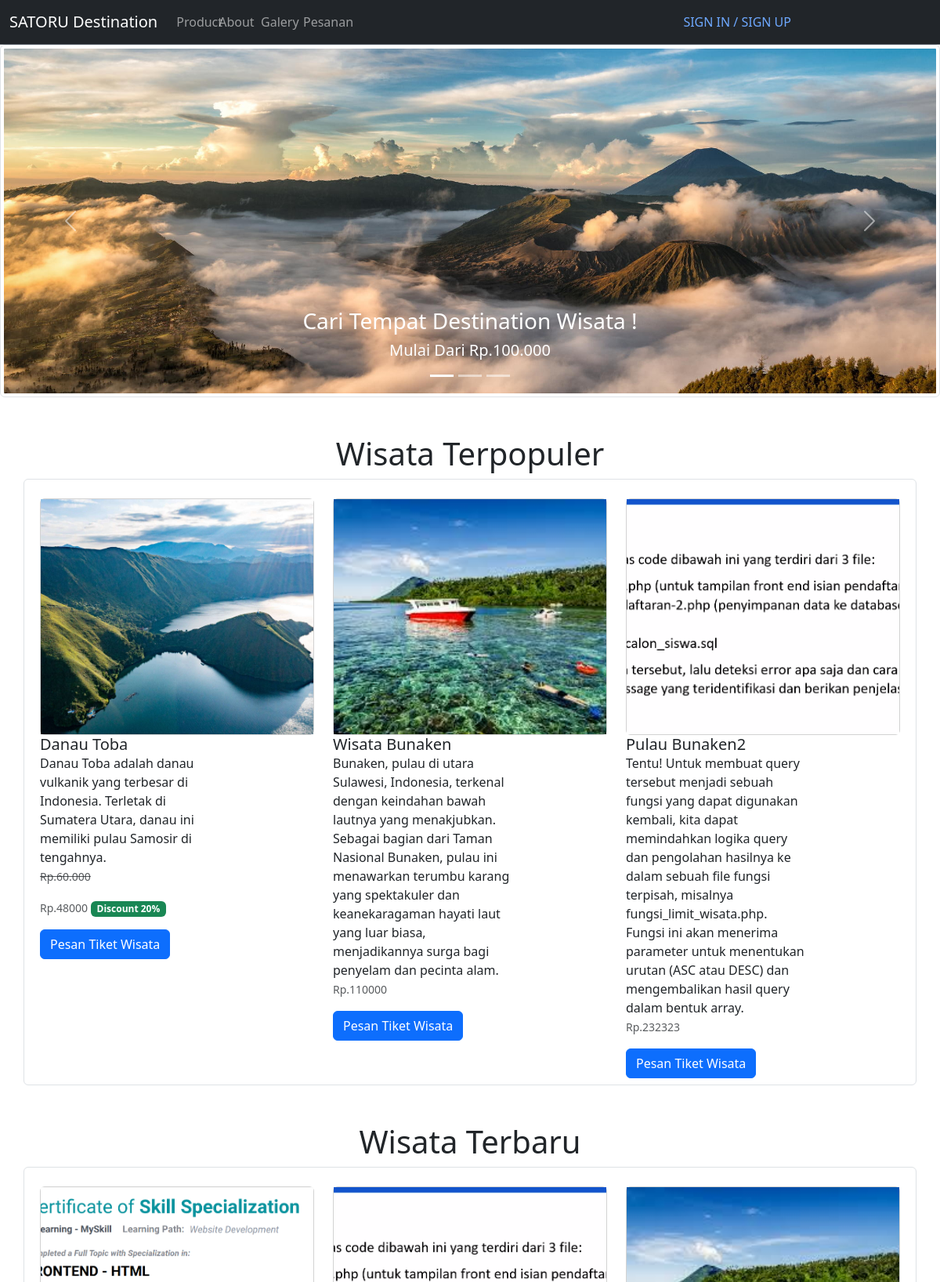
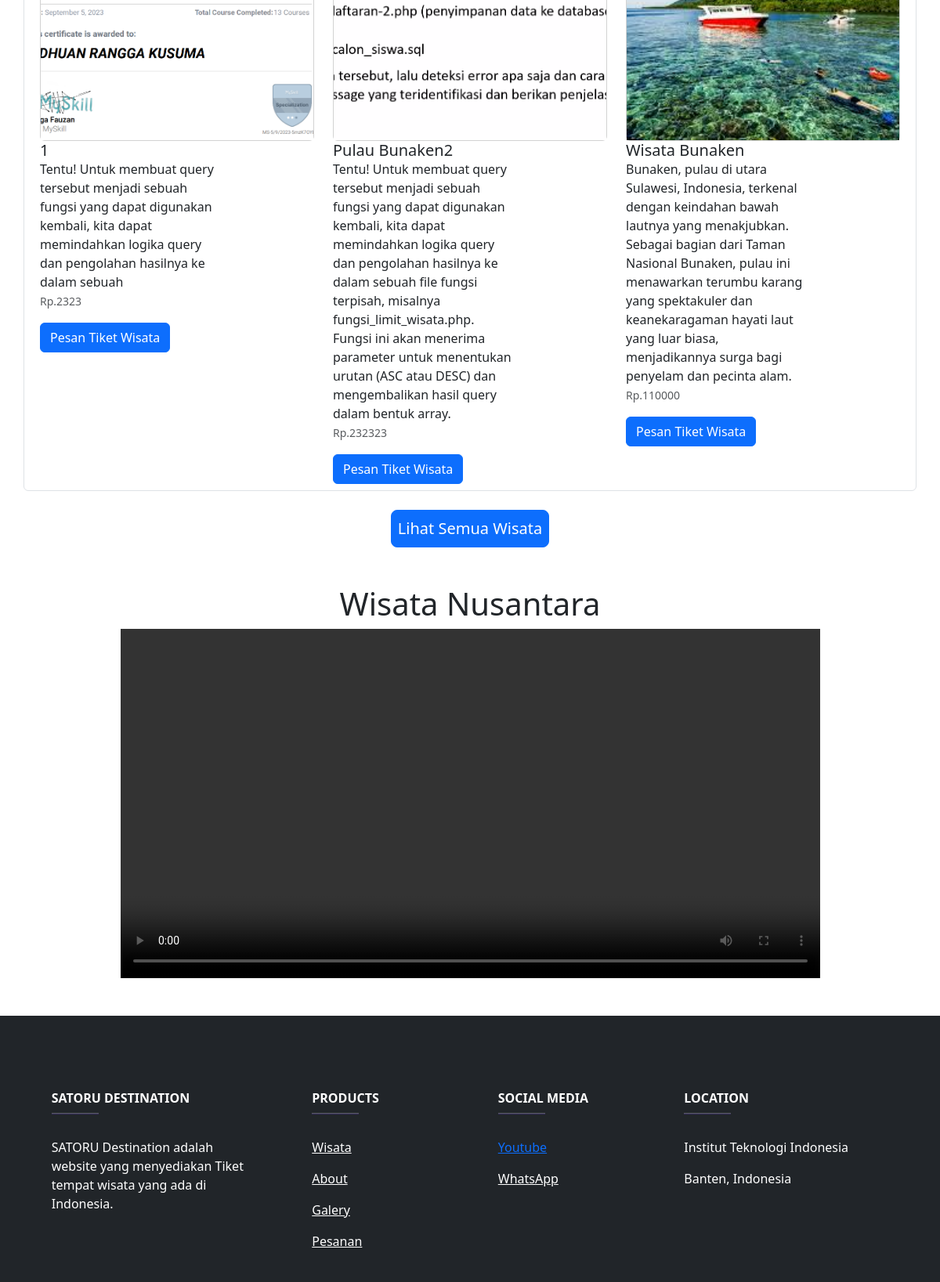
The page / on the database its author committed (2 pictures, top to bottom).
### tables this page shows
CREATE TABLE `product` (
  `id_product` int(11) NOT NULL,
  `id_wisata` int(11) NOT NULL,
  `harga` int(11) NOT NULL
);

CREATE TABLE `tbl_wisata` (
  `nama` varchar(255) NOT NULL,
  `foto` varchar(255) NOT NULL,
  `id` int(11) NOT NULL,
  `deskripsi` text NOT NULL,
  `diskon` varchar(5) NOT NULL
);

### controller/fungsi_limit_wisata.php (called while the page is built, shortened)
<?php
function fetch_wisata($order) {
    include 'koneksi.php';
    $sql = "
        (SELECT tbl_wisata.foto, tbl_wisata.id, tbl_wisata.nama, tbl_wisata.deskripsi, tbl_wisata.diskon, product.harga
        FROM tbl_wisata
        JOIN product ON tbl_wisata.id = product.id_wisata
        ORDER BY tbl_wisata.id $order
        LIMIT 3)
    ";
    $result = $conn->query($sql);
    $wisata = [];
    if ($result->num_rows > 0) {
        while ($row = $result->fetch_assoc()) {
            $wisata[] = $row;
        }
    }
    return $wisata;
}
?>

### index.php (the view, shortened to what this page needs)
<!DOCTYPE html>
<html lang="en">
<head>
  <link href="https://cdn.jsdelivr.net/npm/bootstrap@5.3.3/dist/css/bootstrap.min.css" rel="stylesheet">
</head>
<body>
  <nav class="navbar navbar-expand-lg bg-dark border-bottom border-body sticky-top" data-bs-theme="dark">
    <div class="container-fluid">
      <a class="navbar-brand" href="#">SATORU Destination</a>
      <div class="collapse navbar-collapse " id="navbarNav">
        <ul class="navbar-nav col-8 g-6 text-center">
          <li class="nav-item g-6 col-1">
            <a class="nav-link" href="model/user/product.php">Product</a>
          </li>
          <li class="nav-item g-6 col-1">
            <a class="nav-link" href="model/user/about.php">About</a>
          </li>
          <li class="nav-item g-6 col-1">
            <a class="nav-link" href="model/user/galery.php">Galery</a>
          </li>
          <li class="nav-item g-6 col-1 ">
            <a class="nav-link" href="model/user/pesanan.php">Pesanan</a>
          </li>
        </ul>
        <div class="justify-content-end col-4 p-2">
          <?php
          include 'controller/koneksi.php';
          if (isset($_SESSION['user_id'])) {
            $sql = "SELECT nama FROM tbl_user WHERE id = " . $_SESSION['user_id'];
            $result = $conn->query($sql);
            $row = $result->fetch_assoc();
            $userName = $row['nama'];
            if (strlen($userName) > 10 || strpos($userName, ' ') !== false) {
              $userNameParts = explode(' ', $userName);
              $userName = $userNameParts[0];
              if (strlen($userName) > 10) {
                $userName = substr($userName, 0, 10) . '...';
              }
            }
            echo '  <ul class="navbar-nav col-sm-12 g-6 text-center">
                      <li class="nav-item g-4 col-sm-6 ">
                        <a class="nav-link overflow-hidden" href="model/user/account.php">' . htmlspecialchars($userName) . '</a>
                      </li>
                      <li class="nav-item g-4 col-sm-5 mx-4">
                        <a class="nav-link" href="controller/logout.php">Log Out</a>
                      </li>
                    </ul>
                  ';
          } else {
            echo '<a href="model/user/form/login.php" class="text-decoration-none">SIGN IN / SIGN UP</a>';
          }
          ?>
        </div>
      </div>
    </div>
  </nav>
  <div class="col-sm-12">
    <div id="carouselExampleCaptions" class="carousel slide">
      <div class="carousel-indicators">
        <button type="button" data-bs-target="#carouselExampleCaptions" data-bs-slide-to="0" class="active" aria-current="true" aria-label="Slide 1"></button>
        <button type="button" data-bs-target="#carouselExampleCaptions" data-bs-slide-to="1" aria-label="Slide 2"></button>
        <button type="button" data-bs-target="#carouselExampleCaptions" data-bs-slide-to="2" aria-label="Slide 3"></button>
      </div>
      <div class="carousel-inner">
        <div class="carousel-item active">
          <img class="img-thumbnail w-100 object-fit-cover" style="height: 450px;" src="view/assets/wisata3.jpg" alt="..." />
          <div class="carousel-caption d-none d-md-block">
            <h3>Cari Tempat Destination Wisata !</h3>
            <h5>Mulai Dari Rp.100.000</h5>
          </div>
        </div>
      </div>
      <button class="carousel-control-prev" type="button" data-bs-target="#carouselExampleCaptions" data-bs-slide="prev">
        <span class="carousel-control-prev-icon" aria-hidden="true"></span>
      </button>
      <button class="carousel-control-next" type="button" data-bs-target="#carouselExampleCaptions" data-bs-slide="next">
        <span class="carousel-control-next-icon" aria-hidden="true"></span>
      </button>
    </div>
  </div>
    <div class="col-sm-12">
        <div class="container">
            <div class="row">
                <div class="col-sm-12">
                    <h1 class="text-center mt-5">Wisata Terpopuler</h1>
                </div>
            </div>
            <div class="row rounded border p-2">
                <?php
                include 'controller/koneksi.php';
                include 'controller/fungsi_limit_wisata.php' ;
                $wisata = fetch_wisata('ASC');
                 for ($i = 0; $i < 3; $i++) {
                  if (isset($wisata[$i])) {
                      $nama = $wisata[$i]['nama'];
                      $deskripsi = $wisata[$i]['deskripsi'];
                      $foto =  $wisata[$i]["foto"];
                      if ($wisata[$i]["diskon"] == 'true') {
                          $discounted_price = $wisata[$i]["harga"] * 0.8;
                          $original_price = number_format($wisata[$i]["harga"], 0, ',', '.');
                          $discount_label = '<span class="badge bg-success">Discount 20%</span>';
                      } else {
                          $discounted_price = $wisata[$i]["harga"];
                          $original_price = '';
                          $discount_label = '';
                      }
                  } else {
                      $nama = "Coming Soon";
                      $deskripsi = "Coming Soon";
                      $foto = "coming_soon.jpeg";
                  }
                      echo '
                          <div class="col-sm-4">
                              <div class="card mt-3">
                                  <img src="view/produk/' . $foto . '" class="img-fluid" style="object-fit: cover;height: 300px;" alt="...">
                              </div>
                              <div class="col-md-8 d-flex">
                                  <div class="card-body d-flex flex-column justify-content-between">
                                      <div class="d-md-block">
                                          <h5 class="card-title">' . $nama . '</h5>
                                          <p class="card-text">' . $deskripsi . '</p>
                                      </div>
                                      <div class="d-md-block">';
                                  if (isset($wisata[$i])){
                                    if ($wisata[$i]["diskon"] == 'true') {
                                        echo '
                                        <p class="card-text">
                                            <small class="text-body-secondary">
                                                <s>Rp.' . $original_price . '</s>
                                            </small>
                                        </p>
                                        <p class="card-text">
                                            <small class="text-body-secondary text-danger">
                                                Rp.' . $discounted_price . '
                                            </small> ' . $discount_label . '
                                        </p>';
                                    } else {
                                        echo '
                                        <p class="card-text">
                                            <small class="text-body-secondary">
                                                Rp.' . $discounted_price . '
                                            </small>
                                        </p>';
                                    }
                                        echo '
                                        <a href="model/user/transaksi.php?id_wisata=' . $wisata[$i]['id'] . '" class="btn btn-primary">
                                            Pesan Tiket Wisata
                                        </a>';
                                  }
                        echo'        </div>
                                  </div>
                              </div>
                          </div>
                      ';
                    }
                ?>
            </div>
        </div>
    </div>
  <div class="col-sm-12">
        <div class="container">
            <div class="row ">
                <div class="col-sm-12">
                    <h1 class="text-center mt-5">Wisata Terbaru</h1>
                </div>
            </div>
            <div class="row rounded border p-2">
                <?php
                $wisata = fetch_wisata('DESC');
                 for ($i = 0; $i < 3; $i++) {
                  if (isset($wisata[$i])) {
                      $nama = $wisata[$i]['nama'];
                      $deskripsi = $wisata[$i]['deskripsi'];
                      $foto =  $wisata[$i]["foto"];
                      if ($wisata[$i]["diskon"] == 'true') {
                          $discounted_price = $wisata[$i]["harga"] * 0.8;
                          $original_price = number_format($wisata[$i]["harga"], 0, ',', '.');
                          $discount_label = '<span class="badge bg-success">Discount 20%</span>';
                      } else {
                          $discounted_price = $wisata[$i]["harga"];
                          $original_price = '';
                          $discount_label = '';
                      }
                  } else {
                      $nama = "Coming Soon";
                      $deskripsi = "Coming Soon";
                      $foto = "coming_soon.jpeg";
                  }
                      echo '
                          <div class="col-sm-4">
                              <div class="card mt-3">
                                  <img src="view/produk/' . $foto . '" class="img-fluid" style="object-fit: cover;height: 300px;" alt="...">
                              </div>
                              <div class="col-md-8 d-flex">
                                  <div class="card-body d-flex flex-column justify-content-between">
                                      <div class="d-md-block">
                                          <h5 class="card-title">' . $nama . '</h5>
                                          <p class="card-text">' . $deskripsi . '</p>
                                      </div>
                                      <div class="d-md-block">';
                                  if (isset($wisata[$i])){
                                    if ($wisata[$i]["diskon"] == 'true') {
                                        echo '
                                        <p class="card-text">
                                            <small class="text-body-secondary">
                                                <s>Rp.' . $original_price . '</s>
                                            </small>
                                        </p>
                                        <p class="card-text">
                                            <small class="text-body-secondary text-danger">
                                                Rp.' . $discounted_price . '
                                            </small> ' . $discount_label . '
                                        </p>';
                                    } else {
                                        echo '
                                        <p class="card-text">
                                            <small class="text-body-secondary">
                                                Rp.' . $discounted_price . '
                                            </small>
                                        </p>';
                                    }
                                        echo '
                                        <a href="model/user/transaksi.php?id_wisata=' . $wisata[$i]['id'] . '" class="btn btn-primary">
                                            Pesan Tiket Wisata
                                        </a>';
                                  }
                        echo'        </div>
                                  </div>
                              </div>
                          </div>
                      ';
                    }
                ?>
            </div>
        </div>
    </div>
  <div class="col-sm-12 text-center mt-4">
    <a class="btn btn-primary btn-lg p-2" href="model/user/product.php" role="button">Lihat Semua Wisata</a>
  </div>
   <div class="container justify-content-center align-items-center">
      <div class="col-sm-12">
        <h1 class="text-center mt-5">Wisata Nusantara</h1>
      </div>
      <div class="col-sm-12 d-flex justify-content-center align-items-center">
        <video width="80%" height="40%" class="object-fit-cover" controls>
          <source src="view/assets/movie.mp4" type="video/mp4">
        </video>
      </div>
    </div>
  <footer class="bg-dark text-center text-white mt-5">
    <div class="container p-4">
    </div>
    <section>
      <div class="container text-center text-md-start mt-5">
        <div class="row mt-3">
          <div class="col-md-3 col-lg-4 col-xl-3 mx-auto mb-4">
            <h6 class="text-uppercase fw-bold">SATORU Destination</h6>
            <hr class="mb-4 mt-0 d-inline-block mx-auto" style="width: 60px; background-color: #7c4dff; height: 2px;" />
            <p>
              SATORU Destination adalah website yang menyediakan Tiket tempat wisata yang ada di Indonesia.
            </p>
          </div>
          <div class="col-md-2 col-lg-2 col-xl-2 mx-auto mb-4">
            <h6 class="text-uppercase fw-bold">Products</h6>
            <hr class="mb-4 mt-0 d-inline-block mx-auto" style="width: 60px; background-color: #7c4dff; height: 2px;" />
            <p>
              <a href="model/user/product.php" class="text-white">Wisata</a>
            </p>
            <p>
              <a href="model/user/about.php" class="text-white
              ">About</a>
            </p>
            <p>
              <a href="model/user/galery.php" class="text-white
              ">Galery</a>
            </p>
            <p>
              <a href="model/user/pesanan.php" class="text-white
              ">Pesanan</a>
            </p>
          </div>
          <div class="col-md-3 col-lg-2 col-xl-2 mx-auto mb-4">
            <h6 class="text-uppercase fw-bold">Social Media</h6>
            <hr class="mb-4 mt-0 d-inline-block mx-auto" style="width: 60px; background-color: #7c4dff; height: 2px;" />
            <p>
              <a href="https://www.youtube.com/@SatoruFoundation"0class="text-white"
              >Youtube</a>
            </p>
            <p>
              <a href="https://wa.me/+6282113472156" class="text-white
              ">WhatsApp</a>
            </p>
          </div>
          <div class="col-md-4 col-lg-3 col-xl-3 mx-auto mb-md-0 mb-4">
            <h6 class="text-uppercase fw-bold">Location</h6>
            <hr class="mb-4 mt-0 d-inline-block mx-auto" style="width: 60px; background-color: #7c4dff; height: 2px;" />
            <p>Institut Teknologi Indonesia</p>
            <p>
              Banten, Indonesia
            </p>
          </div>
        </div>
      </div>
    </section>
  </footer>
</body>
</html>

### rows shown on the page
product: id_wisata.foto (picture), id_wisata.nama "Danau Toba", id_wisata.deskripsi "Danau Toba adalah danau vulkanik yang terbesar di Indonesia. Terletak di Sumatera Utara, danau ini memiliki pulau Samosir di tengahnya.", harga "60.000", harga "48000", shows "Discount 20%"
product: id_wisata.foto (picture), id_wisata.nama "Wisata Bunaken", id_wisata.deskripsi "Bunaken, pulau di utara Sulawesi, Indonesia, terkenal dengan keindahan bawah lautnya yang menakjubkan. Sebagai bagian dari Taman Nasional Bunaken, pulau ini menawarkan terumbu karang yang spektakuler dan keanekaragaman hayati laut yang luar biasa, menjadikannya surga bagi penyelam dan pecinta alam.", harga "110000"
product: id_wisata.foto (picture), id_wisata.nama "Pulau Bunaken2", id_wisata.deskripsi "Tentu! Untuk membuat query tersebut menjadi sebuah fungsi yang dapat digunakan kembali, kita dapat memindahkan logika query dan pengolahan hasilnya ke dalam sebuah file fungsi terpisah, misalnya fungsi_limit_wisata.php. Fungsi ini akan menerima parameter untuk menentukan urutan (ASC atau DESC) dan mengembalikan hasil query dalam bentuk array.", harga "232323"
product: id_wisata.foto (picture), id_wisata.nama "1", id_wisata.deskripsi "Tentu! Untuk membuat query tersebut menjadi sebuah fungsi yang dapat digunakan kembali, kita dapat memindahkan logika query dan pengolahan hasilnya ke dalam sebuah", harga "2323"
